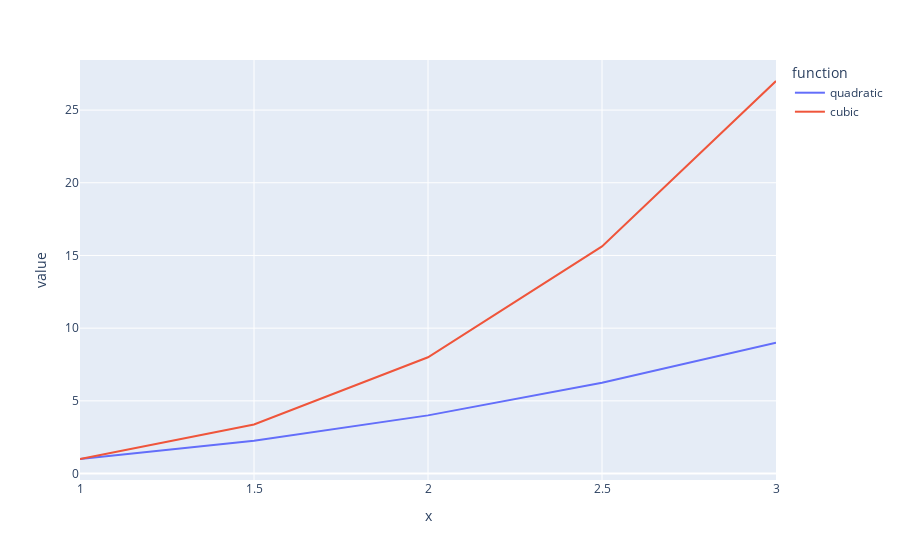

The cell this chart's notebook holds for it:
### Markdown cell above
* [Plotly](https://plotly.com/python/plotly-express/) is a popular library for plotting.
* It provides some advanced plot types and all plots are interactive. 
* For example, we can also zoom into parts of the plot by selecting a rectangle. 
* A menu with additional options appears in the top right corner of the plot.
* It is very convenient for displaying tables.
* In the `px.line` function we first give the table `functions` and then specify, which columns should be used as x coordinate, y coordinate and color.
* One line will be automatically drawn for each distinct value in the `color` column and a legend will be added.

### Code cell
figure = px.line(functions, x="x", y="value", color='function') 
figure.show()

### Figure 1 — Plotly figure (JSON) as saved in the notebook; plotly's stock layout.template omitted (floating-point values rounded to 4 significant figures)
{"data": [{"hovertemplate": "function=quadratic<br>x=%{x}<br>value=%{y}<extra></extra>", "legendgroup": "quadratic", "line": {"color": "#636efa", "dash": "solid"}, "marker": {"symbol": "circle"}, "mode": "lines", "name": "quadratic", "orientation": "v", "showlegend": true, "type": "scatter", "x": [1.0, 1.5, 2.0, 2.5, 3.0], "xaxis": "x", "y": [1.0, 2.25, 4.0, 6.25, 9.0], "yaxis": "y"}, {"hovertemplate": "function=cubic<br>x=%{x}<br>value=%{y}<extra></extra>", "legendgroup": "cubic", "line": {"color": "#EF553B", "dash": "solid"}, "marker": {"symbol": "circle"}, "mode": "lines", "name": "cubic", "orientation": "v", "showlegend": true, "type": "scatter", "x": [1.0, 1.5, 2.0, 2.5, 3.0], "xaxis": "x", "y": [1.0, 3.375, 8.0, 15.62, 27.0], "yaxis": "y"}], "layout": {"legend": {"title": {"text": "function"}, "tracegroupgap": 0}, "margin": {"t": 60}, "xaxis": {"anchor": "y", "domain": [0, 1], "title": {"text": "x"}}, "yaxis": {"anchor": "x", "domain": [0, 1], "title": {"text": "value"}}}}
